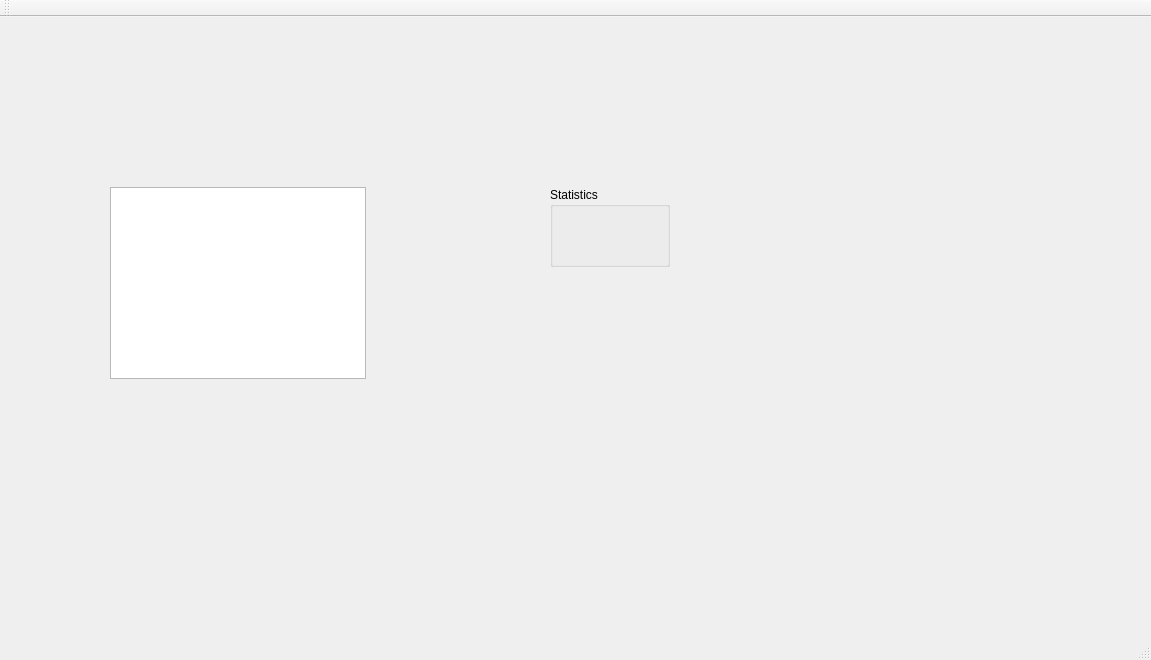
<?xml version="1.0" encoding="UTF-8"?>
<ui version="4.0">
 <class>FileSystemStatisticsWindowClass</class>
 <widget class="QMainWindow" name="FileSystemStatisticsWindowClass">
  <property name="geometry">
   <rect>
    <x>0</x>
    <y>0</y>
    <width>1151</width>
    <height>660</height>
   </rect>
  </property>
  <property name="windowTitle">
   <string>FileSystemStatisticsWindow</string>
  </property>
  <widget class="QWidget" name="centralWidget">
   <widget class="QTreeView" name="filesystemTree">
    <property name="geometry">
     <rect>
      <x>110</x>
      <y>170</y>
      <width>256</width>
      <height>192</height>
     </rect>
    </property>
   </widget>
   <widget class="QGroupBox" name="statisticsGroup">
    <property name="geometry">
     <rect>
      <x>550</x>
      <y>170</y>
      <width>120</width>
      <height>80</height>
     </rect>
    </property>
    <property name="title">
     <string>Statistics</string>
    </property>
   </widget>
  </widget>
  <widget class="QMenuBar" name="menuBar">
   <property name="geometry">
    <rect>
     <x>0</x>
     <y>0</y>
     <width>1151</width>
     <height>21</height>
    </rect>
   </property>
  </widget>
  <widget class="QToolBar" name="mainToolBar">
   <attribute name="toolBarArea">
    <enum>TopToolBarArea</enum>
   </attribute>
   <attribute name="toolBarBreak">
    <bool>false</bool>
   </attribute>
  </widget>
  <widget class="QStatusBar" name="statusBar"/>
 </widget>
 <layoutdefault spacing="6" margin="11"/>
 <resources>
  <include location="FileSystemStatisticsWindow.qrc"/>
 </resources>
 <connections/>
</ui>
